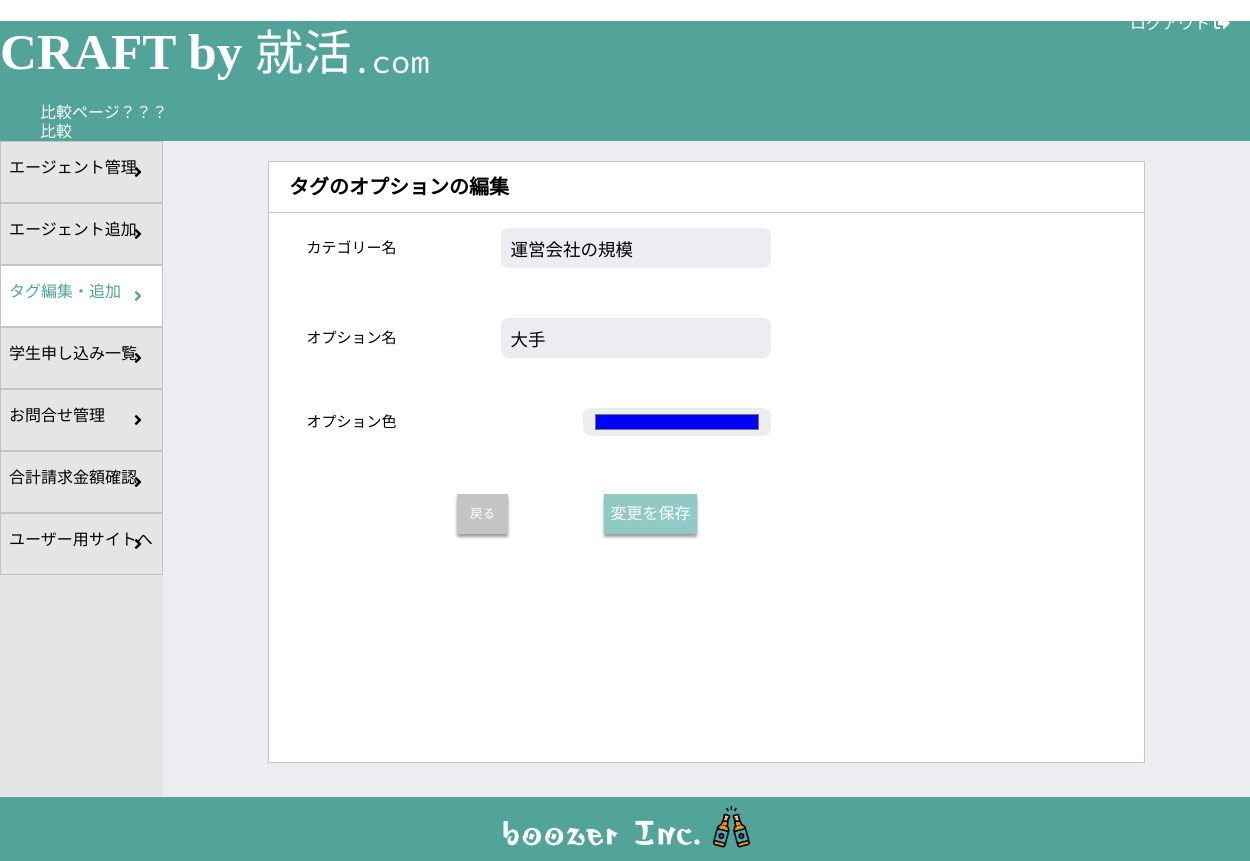
Page /craft_admin/edit_tag_option.php?id=1&option=2 (signed in) on the committed database.
### tables this page shows
CREATE TABLE tag_categories (
    id INT AUTO_INCREMENT NOT NULL PRIMARY KEY,
    tag_category VARCHAR(255) NOT NULL,
    tag_category_desc VARCHAR(255) NOT NULL,
    hide INT NOT NULL
);

CREATE TABLE tag_options (
    id INT AUTO_INCREMENT NOT NULL PRIMARY KEY,
    category_id INT NOT NULL,
    tag_option VARCHAR(255) NOT NULL,
    tag_color VARCHAR(255) NOT NULL,
    hide INT NOT NULL
);

### src/craft_admin/edit_tag_option.php (the view, shortened to what this page needs)
<?php
require('../dbconnect.php');
if (isset($_GET['option']) && isset($_GET['id'])) {
  $mode = "edit";
  $id = $_GET['id'];
  $option_id = $_GET['option'];
  $stmt = $db->query(
  "SELECT
    tag_options.id, tag_options.category_id, tag_categories.tag_category, tag_options.tag_option
  FROM
    tag_options
  JOIN
    tag_categories ON tag_options.category_id = tag_categories.id
  AND
    tag_options.category_id = '$id'");
  $result = $stmt->fetch();
  $stmt = $db->query("SELECT * FROM tag_options WHERE category_id = '$id' AND id = '$option_id'");
  $option = $stmt->fetch();
} else {
  header('Location: warning.php');
}
?>
<!DOCTYPE html>
<html>
<body>
<?php require('../_header.php'); ?>
<div class="util_logout">
  <a href="./login/logout.php">
    ログアウト
    <i class="fas fa-sign-out-alt"></i>
  </a>
</div>
<div class="util_container">
    <div class="util_sidebar">
      <div class="util_sidebar_button">
        <a class="util_sidebar_link" href="/craft_admin/home.php">エージェント管理</a>
        <i class="fas fa-angle-right"></i>
      </div>
      <div class="util_sidebar_button">
        <a class="util_sidebar_link" href="/craft_admin/add_agent.php">エージェント追加</a>
        <i class="fas fa-angle-right"></i>
      </div>
      <div class="util_sidebar_button util_sidebar_button--selected">
        <a class="util_sidebar_link util_sidebar_link--selected" href="/craft_admin/tag.php">タグ編集・追加</a>
        <i class="fas fa-angle-right"></i>
      </div>
      <div class="util_sidebar_button">
        <a class="util_sidebar_link" href="/craft_admin/students_info.php">学生申し込み一覧</a>
        <i class="fas fa-angle-right"></i>
      </div>
      <div class="util_sidebar_button">
        <a class="util_sidebar_link" href="/craft_admin/contact_management.php">お問合せ管理</a>
        <i class="fas fa-angle-right"></i>
      </div>
      <div class="util_sidebar_button">
        <a class="util_sidebar_link" href="/craft_admin/invoice.php">合計請求金額確認</a>
        <i class="fas fa-angle-right"></i>
      </div>
      <div class="util_sidebar_button">
        <a class="util_sidebar_link" href="/userpage/top.php" target="_blank">ユーザー用サイトへ</a>
        <i class="fas fa-angle-right"></i>
      </div>
    </div>
    <div class="util_content">
      <?php if ($mode == "edit") { ?>
      <div class="util_title">
        <h2 class="util_title--text">
          タグのオプションの編集
        </h2>
      </div>
      <div class="changetag">
        <form action="" method="post" enctype="multipart/form-data">
          <div class="changetag_item">
            <label class="change_item--label" for="tag_category">カテゴリー名</label>
            <input class="changetag_item--input" type="text" name="tag_category" value="<?= $result['tag_category'] ?>" required readonly="readonly">
          </div>
          <div class="changetag_item">
            <label class="change_item--label" for="tag_name">オプション名</label>
            <input class="changetag_item--input" type="text" name="tag_name" value="<?= $option['tag_option'] ?>" required>
          </div>
          <div class="changetag_item">
            <label class="change_item--label" for="tag_color">オプション色</label>
            <input class="changetag_item--color" type="color" name="tag_color" value="<?= $option['tag_color'] ?>" required>
          </div>
          <div class="changetag_buttons editoption">
            <a href="./tag.php" class="changetag_buttons--back">戻る</a>
            <input type="submit" value="変更を保存" name="save" class="changetag_buttons--submit">
          </div>
        </form>
      </div>
      <?php } else if ($mode == "add") { ?>
      <div class="util_title">
        <h2 class="util_title--text">
          タグのオプションの追加
        </h2>
      </div>
      <div class="changetag">
        <form action="" method="post" enctype="multipart/form-data">
          <div class="changetag_item">
            <label class="change_item--label" for="tag_category">カテゴリー名</label>
            <input class="changetag_item--input" type="text" name="tag_category" value="<?= $result['tag_category'] ?>" required readonly="readonly" >
          </div>
          <div class="changetag_item">
            <label class="change_item--label" for="tag_name_new">オプション名</label>
            <input class="changetag_item--input" type="text" name="tag_name_new" required>
          </div>
          <div class="changetag_item">
            <label class="change_item--label" for="tag_color_new">オプション色</label>
            <input class="changetag_item--color" type="color" name="tag_color_new" required>
          </div>
          <div class="changetag_buttons editoption">
            <a href="./tag.php" class="changetag_buttons--back">戻る</a>
            <input type="submit" value="変更を保存" name="add" class="changetag_buttons--submit">
          </div>
        </form>
      </div>
      <?php } ?>
    </div>
</div>
<?php require('../_footer.php'); ?>
</body>
</html>

### rows in the picture
tag_categories: tag_category "運営会社の規模"
tag_options: tag_name "大手", tag_color "#0000ff"
